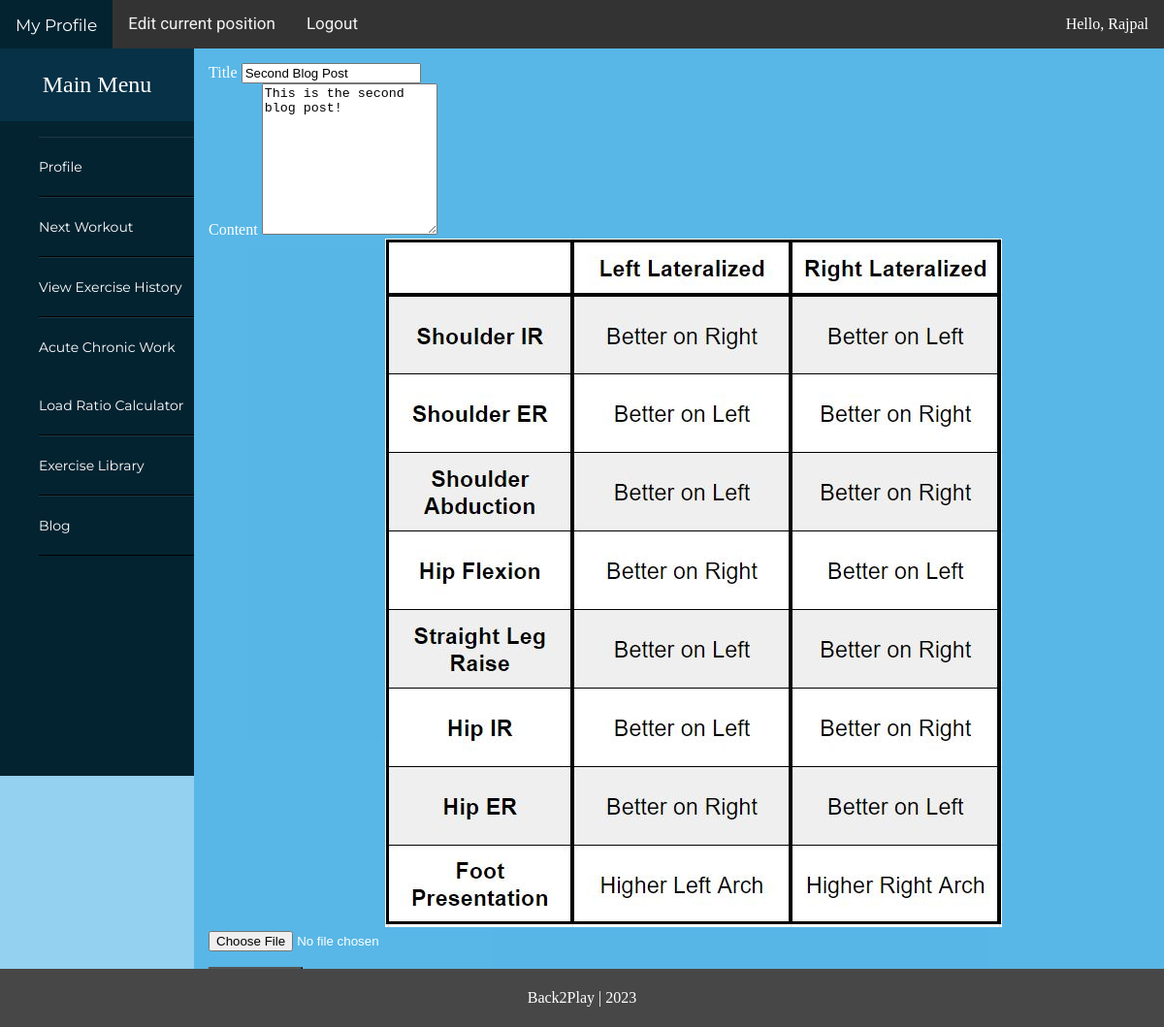
Screenshot of /blog/rajpal-second-blog-post/edit (signed in) with the database file from the repository.
### account/models.py (models this page shows, shortened)
class Account(AbstractBaseUser): #extends AbstractBaseUser class
    email                   = models.EmailField(verbose_name="email", max_length=60, unique=True) #can only have one user with that email
    username                = models.CharField(max_length=30, unique=True)
    date_joined             = models.DateTimeField(verbose_name='date joined', auto_now_add=True) #automatically adds current datetime
    last_login              = models.DateTimeField(verbose_name='last login', auto_now=True)
    is_admin                = models.BooleanField(default=False)     #all of these fields are required for a custom user model
    is_active               = models.BooleanField(default=True)      #set to true as user is active
    is_staff                = models.BooleanField(default=False)     #other defaults set to false as user is regular user
    is_superuser            = models.BooleanField(default=False)
    USERNAME_FIELD = 'email'    #what we want the user to log in with
    REQUIRED_FIELDS = ['username'] #required field for registration other than username
    objects = MyAccountManager()            #references account manager above

### blog/models.py (models this page shows, shortened)
class BlogPost(models.Model):
    title                   = models.CharField(max_length=50, null=False, blank=False)
    body                   = models.TextField(max_length=5000, null=False, blank=False)
    image                   = models.ImageField(upload_to=upload_location, null=False, blank=False) #reference upload location function
    date_published                   = models.DateTimeField(auto_now_add=True, verbose_name="date_published") #date automatically added
    date_updated                   = models.DateTimeField(auto_now=True, verbose_name="date_updated")
    author                   = models.ForeignKey(settings.AUTH_USER_MODEL, on_delete=models.CASCADE)    #foreign key with Account model
    slug                   = models.SlugField(blank=True, unique=True)

### blog/views.py (the view, shortened to what this page needs)
# urls.py: path('<slug>/edit', edit_blog_view, name="edit"), #url path for edit post
def edit_blog_view(request, slug):
    context = {}
    user = request.user
    if not user.is_authenticated:
        return redirect("must_authenticate")
    blog_post = get_object_or_404(BlogPost, slug=slug)
    if blog_post.author != user:                                        #if blog post not made by user
        return HttpResponse("Sorry but you are not the author of that post!")
    form = UpdateBlogPostForm(
        initial = {
            "title": blog_post.title,
            "body": blog_post.body,
            "image": blog_post.image,
        }
    )
    context['form'] = form
    return render(request, 'blog/edit_blog.html', context)

### blog/forms.py (shortened to what this page needs)
class UpdateBlogPostForm(forms.ModelForm):
    class Meta:
        model = BlogPost
        fields = ['title', 'body', 'image']

### blog/templates/blog/edit_blog.html (shortened to what this page needs)
{% extends 'base.html' %}
{% block content %}
<div class="container">
	<div class="row">
		<div class="col-lg-7 offset-lg-1">
			<form class="create-form" method="post" enctype="multipart/form-data">{% csrf_token %}
				<div class="form-group">
					<label for="id_title">Title</label>
					<input class="form-control" type="text" name="title" id="id_title" placeholder="Title" value="{{form.initial.title}}" >
				</div>
				<div class="form-group">
					<label for="id_body">Content</label>
					<textarea class="form-control" rows="10" type="text" name="body" id="id_body" placeholder="This blog is about..."
					required>{{form.initial.body}}</textarea>
				</div>
				<div class="form-group image-group" id="id_image_group">
				</div>
				<input type="file" name="image" id="id_image_file" accept="image/*" onchange="readURL(this)">
				<button class="update-button" type="submit">Update</button>
			</form>
		</div>
	</div>
</div>
{% endblock content %}

### templates/base.html (shortened to what this page needs)
<!DOCTYPE html>
<html lang="en">
<head>
</head>
<body>
  <div class='container'>
    <div class="sidebar">
      <header>Main Menu</header>
        <ul>
            <li> <a href="{% url 'account' %}" > Profile </a> </li>
            <li> <a href="{% url 'workout' %}"> Next Workout</a> </li>
            <li> <a href="{% url 'workouthistory' %}"> View Exercise History</a> </li>
            <li> <a href="{% url 'acwrcalc' %}"> Acute Chronic Work Load Ratio Calculator</a> </li>
            <li> <a href="{% url 'library' %}"> Exercise Library </a> </li>
            <li> <a href="{% url 'bloghome' %}"> Blog </a> </li>
        </ul>
    </div>
    <div class="topbar">
      {% if request.user.is_authenticated %}
        <a class="active" href="{% url 'home' %}">My Profile</a>
        <a href="{% url 'changeposition' %}">Edit current position</a>
        <a href="{% url 'logout' %}">Logout</a>
        <div class="username">Hello, {{request.user.username}}</div>
      {% else %}
        <a class="active" href="{% url 'home' %}">Home</a>
        <a href="{% url 'login' %}">Login</a>
        <a href="{% url 'register' %}">Register</a>
      {% endif %}
    </div>
    <div class="scrollable-content">
      {% block content %}
      {% endblock content %}
    </div>
</body>
<footer>
  <div class="footer">
    <p>Back2Play | 2023</p>
  </div>
</footer>
</html>

### templates/base.html (style rules this page uses)
body { margin:0; box-sizing: border-box; background-color:#0a95db6f; padding: 0; }
.container { --topbar-height:50px; --sidebar-width:200px; color:white; }
.sidebar { position:fixed; top: var(--topbar-height); width: var(--sidebar-width); height: calc(100vh - var(--topbar-height)); background-color: #042331; overflow-y: auto; }
.sidebar header { font-size: 24px; color: white; text-align: center; line-height: 75px; background: #063146; user-select: none; }
.sidebar ul a { list-style-type: none; list-style: none; text-decoration: none; display: block; height: 100%; width: 100%; line-height: 60px; font-size: 14px; color: white; padding-left: 0px; padding-right: 2px; box-sizing: border-box; border-top: 1px solid rgba(255, 255, 255, .1); border-bottom: 1px solid black; transition: .4s; font-family: 'Montserrat', sans-serif; }
.sidebar ul { list-style-type: none; list-style: none; text-decoration: none; }
.topbar { position:fixed; top:0; width:100%; height: var(--topbar-height); background-color: #333; }
.scrollable-content { margin-top: var(--topbar-height); margin-left: var(--sidebar-width); background-color:#0a95db6f; }
.topbar { overflow: hidden; }
.topbar a { float: left; color: #f2f2f2; text-align: center; padding: 14px 16px; text-decoration: none; font-size: 17px; font-family: 'Roboto', sans-serif; }
.topbar a.active { background-color: #042331; color: white; display: inline-block; padding: 16px; }
.username { position: absolute; right: 16px; top: 0; line-height: var(--topbar-height); color: white; }
.footer { position: fixed; bottom: 0; width: 100%; text-align: center; background-color: #484747; padding: 5px 0; color: white; }

### blog/templates/blog/edit_blog.html (style rules this page uses)
.create-form { width: 100%; max-width: 100%; padding: 15px; margin: auto; }
.image-group { position: relative; text-align: center; cursor:pointer; }
.update-button { background-color: #063146; color: white; padding: 14px 25px; text-align: center; text-decoration: none; display: inline-block; }

### rows the page displays
Account: user.username "Rajpal"
BlogPost: title "Second Blog Post", body "This is the second blog post!"
